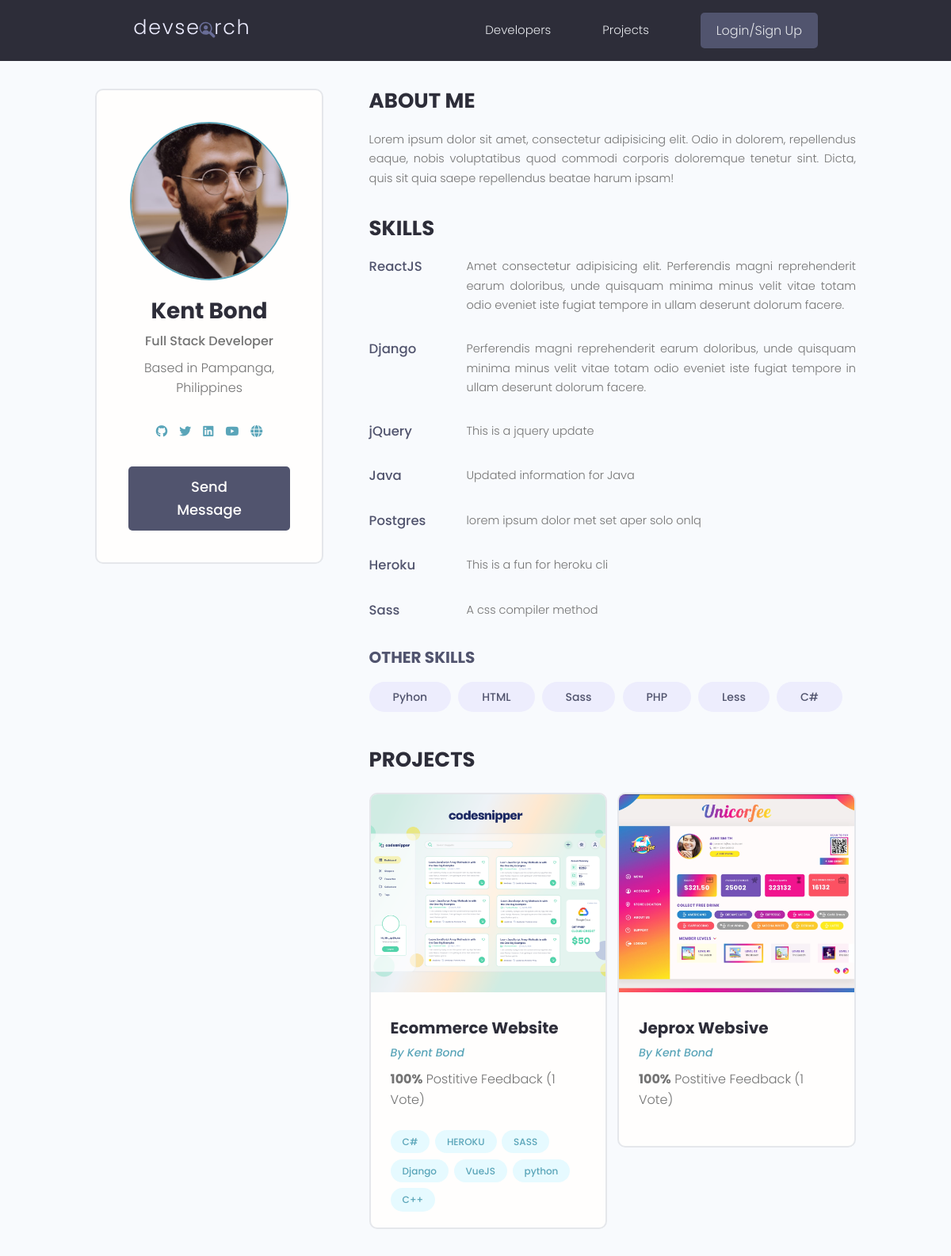
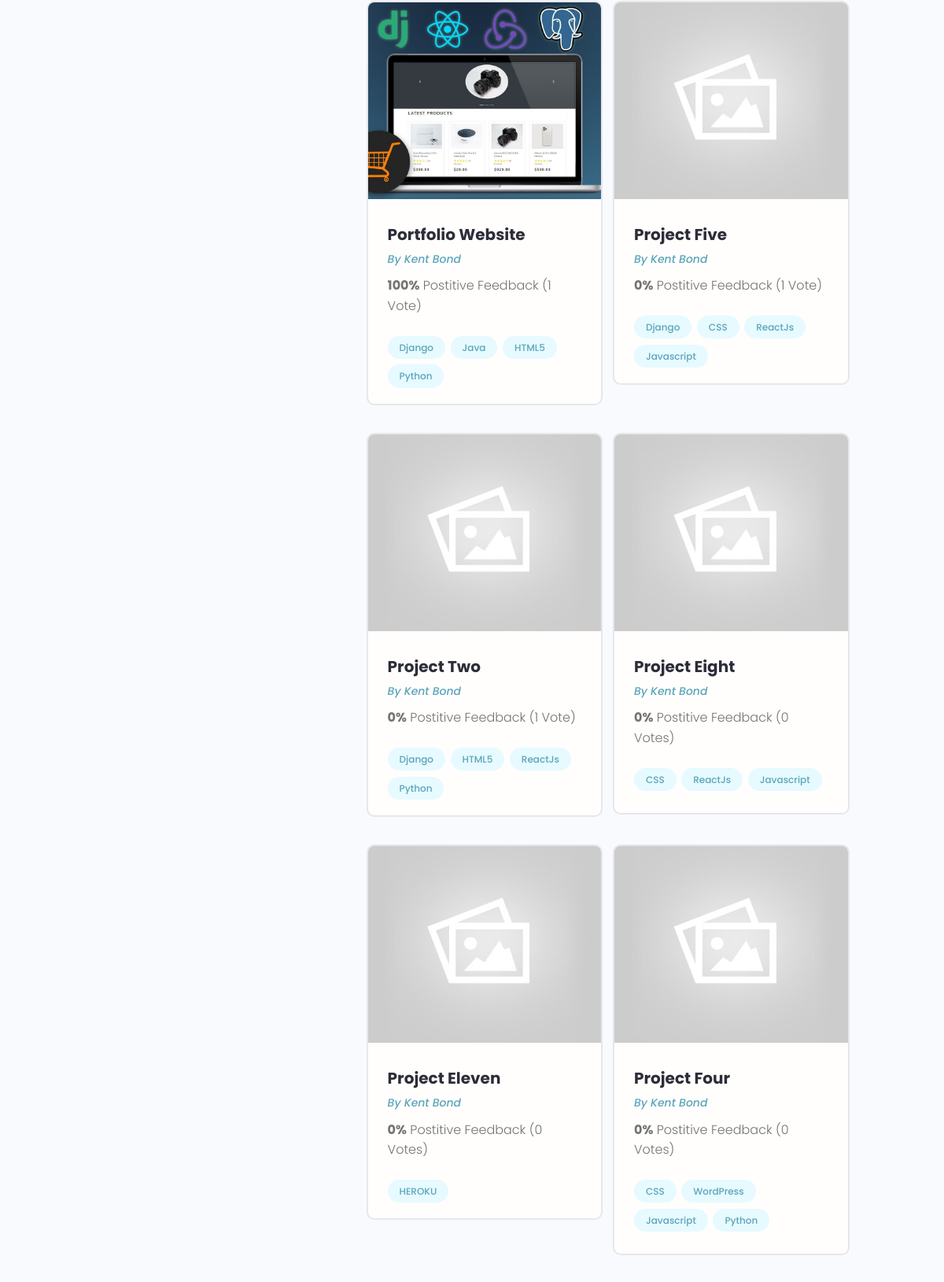
/profile/82cf77cb-0a09-48b4-9844-0f47ef6420b0/ (upper part), run on the app's committed database (2 pictures, top to bottom).
### users/models.py (models this page shows, shortened)
class Profile(models.Model):
    id = models.UUIDField(default=uuid.uuid4, unique=True,
                          primary_key=True, editable=False)
    user = models.OneToOneField(
        User, on_delete=models.CASCADE, null=True, blank=True)
    name = models.CharField(max_length=200, blank=True, null=True)
    email = models.EmailField(max_length=500, blank=True, null=True)
    username = models.CharField(max_length=200, blank=True, null=True)
    short_intro = models.CharField(max_length=200, blank=True, null=True)
    bio = models.TextField(blank=True, null=True)
    location = models.CharField(max_length=200, blank=True, null=True)
    profile_image = models.ImageField(
        null=True, blank=True, upload_to="profiles/", default="profiles/user-default.png")
    social_github = models.CharField(max_length=200, blank=True, null=True)
    social_twitter = models.CharField(max_length=200, blank=True, null=True)
    social_linkedin = models.CharField(max_length=200, blank=True, null=True)
    social_youtube = models.CharField(max_length=200, blank=True, null=True)
    social_website = models.CharField(max_length=200, blank=True, null=True)
    created = models.DateTimeField(auto_now_add=True)
    class Meta:
        ordering = ['-created']
    @property
    def imageURL(self):
        try:
            url = self.profile_image.url
        except:
            url = ''
        return url

class Skill(models.Model):
    id = models.UUIDField(default=uuid.uuid4, unique=True,
                          primary_key=True, editable=False)
    owner = models.ForeignKey(
        Profile, on_delete=models.CASCADE, null=True, blank=True)
    name = models.CharField(max_length=200, blank=True, null=True)
    description = models.TextField(blank=True, null=True)
    created = models.DateTimeField(auto_now_add=True)
    def __str__(self):
        return str(self.name)

### projects/models.py (models this page shows, shortened)
class Project(models.Model):
    id = models.UUIDField(default=uuid.uuid4, unique=True,
                          primary_key=True, editable=False)
    owner = models.ForeignKey(
        Profile, null=True, blank=True, on_delete=models.CASCADE)
    title = models.CharField(max_length=200)
    description = models.TextField(null=True, blank=True)
    featured_image = models.ImageField(
        null=True, blank=True, default="default.jpg")
    demo_link = models.CharField(max_length=2000, null=True, blank=True)
    source_link = models.CharField(max_length=2000, null=True, blank=True)
    tags = models.ManyToManyField('Tag', blank=True)
    vote_total = models.IntegerField(default=0, null=True, blank=True)
    vote_ratio = models.IntegerField(default=0, null=True, blank=True)
    created = models.DateTimeField(auto_now_add=True)
    class Meta:
        ordering = ['-vote_ratio', '-vote_total', 'title']
    @property
    def imageURL(self):
        try:
            url = self.featured_image.url
        except:
            url = ''
        return url

class Tag(models.Model):
    id = models.UUIDField(default=uuid.uuid4, unique=True,
                          primary_key=True, editable=False)
    name = models.CharField(max_length=200)
    created = models.DateTimeField(auto_now_add=True)
    def __str__(self):
        return self.name

### users/views.py (the view)
# urls.py: path('profile/<str:pk>/', views.userProfile, name="user-profile"),
def userProfile(request, pk):
    profile = Profile.objects.get(id=pk)
    topSkills = profile.skill_set.exclude(description__exact="")
    otherSkills = profile.skill_set.filter(description="")
    context = {'profile': profile, 'topSkills': topSkills,
               'otherSkills': otherSkills}
    return render(request, 'users/user-profile.html', context)

### users/templates/users/user-profile.html
{% extends 'main.html' %}
{% block content %}
<main class="profile my-md">
    <div class="container">
        <div class="layout">
            <div class="column column--1of3">
                <div class="card text-center">
                    <div class="card__body dev">
                        <img class="avatar avatar--xl" src="{{profile.imageURL}}" />
                        <h2 class="dev__name">{{profile.name}}</h2>
                        <p class="dev__title">{{profile.short_intro}}</p>
                        <p class="dev__location">Based in {{profile.location}}</p>
                        <ul class="dev__social">
                            {% if profile.social_github %}
                            <li>
                                <a title="Github" href="{{profile.social_github}}" target="_blank">
                                    <i class="fa-brands fa-github"></i>
                                </a>
                            </li>
                            {% endif %}
                            {% if profile.social_twitter %}
                            <li>
                                <a title="Twitter" href="{{profile.social_twitter}}" target="_blank">
                                    <i class="fa-brands fa-twitter"></i>
                                </a>
                            </li>
                            {% endif %}
                            {% if profile.social_linkedin %}
                            <li>
                                <a title="LinkedIn" href="{{profle.social_linked}}" target="_blank">
                                    <i class="fa-brands fa-linkedin"></i>
                                </a>
                            </li>
                            {% endif %}
                            {% if profile.social_youtube %}
                            <li>
                                <a title="LinkedIn" href="{{profle.social_youtube}}" target="_blank">
                                    <i class="fa-brands fa-youtube"></i>
                                </a>
                            </li>
                            {% endif %}
                            {% if profile.social_website %}
                            <li>
                                <a title="Personal Website" href="{{profile.social_website}}" target="_blank">
                                    <i class="fa-solid fa-globe"></i>
                                </a>
                            </li>
                            {% endif %}
                        </ul>
                        {% if request.user.profile.id != profile.id %}
                        <a href="{% url 'create-message' profile.id %}" class="btn btn--sub btn--lg">Send Message </a>
                        {% endif %}
                    </div>
                </div>
            </div>
            <div class="column column--2of3">
                <div class="devInfo">
                    <h3 class="devInfo__title">About Me</h3>
                    <p class="devInfo__about">
                        {{profile.bio}}
                    </p>
                </div>
                <div class="devInfo">
                    <h3 class="devInfo__title">Skills</h3>
                    <div class="devInfo__skills">
                        {% for skill in topSkills %}
                        <div class="devSkill">
                            <h4 class="devSkill__title">{{skill.name}}</h4>
                            <p class="devSkill__info">
                                {{skill.description}}
                            </p>
                        </div>
                        {% endfor %}
                        <h3 class="devInfo__subtitle">Other Skills</h3>
                        <div class="devInfo__otherSkills">
                            {% for other_skill in otherSkills %}
                            <span class="tag tag--pill tag--sub tag--lg">
                                <small>{{other_skill}}</small>
                            </span>
                            {% endfor %}
                        </div>
                    </div>
                </div>
                <div class="devInfo">
                    <h3 class="devInfo__title">Projects</h3>
                    <div class="grid grid--two">
                        {% for project in profile.project_set.all %}
                        <div class="column">
                            <div class="card project">
                                <a href="{% url 'project' project.id %}" class="project">
                                    <img class="project__thumbnail" src="{{project.imageURL}}"
                                        alt="project thumbnail" />
                                    <div class="card__body">
                                        <h3 class="project__title">{{project.title}}</h3>
                                        <p><a class="project__author" href="{% url 'user-profile' project.owner.id%}">By
                                                {{project.owner.name}}</a></p>
                                        <p class="project--rating">
                                            <span style="font-weight: bold;">{{project.vote_ratio}}%</span> Postitive
                                            Feedback ({{project.vote_total}} Vote{{project.vote_total|pluralize:"s"}})
                                        </p>
                                        <div class="project__tags">
                                            {% for tag in project.tags.all %}
                                            <span class="tag tag--pill tag--main">
                                                <small>{{tag}}</small>
                                            </span>
                                            {% endfor %}
                                        </div>
                                    </div>
                                </a>
                            </div>
                        </div>
                        {% endfor %}
                    </div>
                </div>
            </div>
        </div>
    </div>
</main>
{% endblock %}

### static/styles/app.css (style rules this page uses)
:root { --color-sub: #2d2d39; }
.btn--sub { background-color: var(--color-sub-light); }
.card { border: 2px solid var(--color-light); }
img { width: 100%; }
.profile .card > .dev { padding: 4rem; }
.dev__name { color: var(--color-sub); font-size: 2.8rem; font-weight: 700; margin-top: 1rem; margin-bottom: 0.5rem; }
.dev__title { font-size: 1.6rem; font-weight: 500; line-height: 1.3; }
.dev__location { margin-top: 1rem; }
.dev__social { margin: 3rem 0; list-style: none; display: flex; justify-content: center; gap: 1.5rem; }
.devInfo { margin-bottom: 3rem; }
.devInfo__title, .devInfo__subtitle { font-size: 2.6rem; color: var(--color-sub); text-transform: uppercase; font-weight: 700; margin-bottom: 1.5rem; }
.devInfo__subtitle { font-size: 2rem; color: var(--color-sub-light); }
.devInfo__about, .devSkill__info { font-size: 1.45rem; line-height: 1.7; text-align: justify; }
.devSkill { margin-bottom: 3rem; }
.devSkill__title { font-size: 1.65rem; font-weight: 500; color: var(--color-sub-light); }
@media screen and (min-width: 700px) { .devSkill { display: flex; justify-content: space-between; gap: 3rem; } }
@media screen and (min-width: 700px) { .devSkill__info { flex-basis: 80%; } }
.project__author { font-size: 1.4rem; font-style: italic; }
.project--rating { margin-bottom: 1.6em; margin-top: .5em; }
.project__thumbnail { height: 25rem; object-fit: cover; object-position: top center; }
.project__title { font-size: 2rem; font-weight: 700; color: var(--color-sub); }

### static/styles/utilities.css (style rules this page uses)
:root { --space-1: .5rem; --space-2: 1rem; --space-3: 2rem; --space-4: 4rem; }

### static/uikit/styles/modules/_variables.css (style rules this page uses)
:root { --color-main: #5aa5b9; --color-main-light: #e6faff; --color-sub: #3f4156; --color-sub-light: #51546e; --color-sub-lighter: #ededfd; --color-text: #737373; --color-gray: #8b8b8b; --color-light: #e5e7eb; --color-light-gray: #767676; --color-bg: #f8fafd; --color-white: #fffefd; --color-white-light: #f3f3f3; --color-success: #359e64; --color-success-bg: #def8e8; --color-error: #fc4b0b; --color-error-bg: #fff2ee; --font-base: 'Poppins', arial, helvetica, 'Segoe UI', roboto, ubuntu, sans-serif; --font-monospace: 'Fira Code', 'Courier New', courier, monospace; --font-regular: 300; --font-medium: 500; --font-bold: 700; --generic-shadow: 1px 1px 5px #00000010; --generic-transition: all 0.3s ease-in-out; }

### static/uikit/styles/modules/_base.css (style rules this page uses)
* { margin: 0; padding: 0; box-sizing: border-box; text-rendering: optimizeLegibility; color: inherit; font-size: inherit; }
html { font-size: 50%; }
@media only screen and (min-width: 480px) { html { font-size: 56.25%; } }
@media only screen and (min-width: 1200px) { html { font-size: 62.5%; } }
body { line-height: 1.6; font-weight: 400; font-size: 1.5rem; color: var(--color-text); background-color: var(--color-bg); min-height: 100vh; }

### static/uikit/styles/modules/_typography.css (style rules this page uses)
* { font-family: var(--font-base); }
h2 { font-size: 3.6rem; font-weight: var(--font-bold); }
h3 { font-size: 3.2rem; font-weight: var(--font-medium); }
h4 { font-size: 2.8rem; font-weight: var(--font-medium); }
p, span, strong { font-size: 1.6rem; color: var(--color-text); font-weight: var(--font-regular); }
a { padding-bottom: 2px; text-decoration: none; display: inline-block; color: var(--color-main); font-weight: var(--font-medium); }

### static/uikit/styles/modules/_utilities.css (style rules this page uses)
.container { width: 92%; max-width: 165rem; margin: 0 auto; box-sizing: border-box; }
@media screen and (min-width: 1000px) { .container { width: 90%; } }
@media screen and (min-width: 1200px) { .container { width: 80%; } }
.text-center { text-align: center; }
.my-md { margin: 3rem auto; }

### static/uikit/styles/modules/_avatar.css (style rules this page uses)
.avatar { border-radius: 50%; border: 2px solid var(--color-main); object-fit: cover; }
.avatar--xl { height: 20rem; width: 20rem; }

### static/uikit/styles/modules/_button.css (style rules this page uses)
.btn { display: inline-block; position: relative; cursor: pointer; background-color: var(--color-light); font-weight: var(--font-medium); color: var(--color-sub); text-decoration: none; padding: 1rem 2rem; border-radius: 0.5rem; border: none; width: -webkit-fit-content; width: -moz-fit-content; width: fit-content; height: -webkit-fit-content; height: -moz-fit-content; height: fit-content; font-size: 1.6rem; outline-width: 0; outline-color: transparent; -webkit-backface-visibility: hidden; backface-visibility: hidden; transition: all 0.3s ease-in-out; }
.btn--sub { background-color: var(--color-sub); color: var(--color-white); }
.btn--lg { font-size: 1.8rem; padding: 1.2rem 4.5rem; }

### static/uikit/styles/modules/_layout.css (style rules this page uses)
.layout { display: flex; flex-flow: row wrap; justify-content: space-between; }
.layout > .column { margin-bottom: 3rem; }
.layout > .column.column--1of3 { flex-basis: 30%; }
.layout > .column.column--2of3 { flex-basis: 64%; }

### data on the page
Profile: imageURL (picture), name "Kent Bond", short_intro "Full Stack Developer", location "Pampanga, Philippines", bio "Lorem ipsum dolor sit amet, consectetur adipisicing elit. Odio in dolorem, repellendus eaque, nobis voluptatibus quod commodi corporis doloremque tenetur sint. Dicta, quis sit quia saepe repellendus beatae harum ipsam!"
Skill: name "ReactJS", description "Amet consectetur adipisicing elit. Perferendis magni reprehenderit earum doloribus, unde quisquam minima minus velit vitae totam odio eveniet iste fugiat tempore in ullam deserunt dolorum facere."
Skill: name "Django", description "Perferendis magni reprehenderit earum doloribus, unde quisquam minima minus velit vitae totam odio eveniet iste fugiat tempore in ullam deserunt dolorum facere."
Skill: name "jQuery", description "This is a jquery update"
Skill: name "Java", description "Updated information for Java"
Skill: name "Postgres", description "lorem ipsum dolor met set aper solo onlq"
Skill: name "Heroku", description "This is a fun for heroku cli"
Skill: name "Sass", description "A css compiler method"
Skill: name "Pyhon"
Skill: name "HTML"
Skill: name "Sass"
Skill: name "PHP"
Skill: name "Less"
Skill: name "C#"
Project: imageURL (picture), title "Ecommerce Website", owner.name "Kent Bond", vote_ratio "100", vote_total "1"
Tag: name "C#"
Tag: name "HEROKU"
Tag: name "SASS"
Tag: name "Django"
Tag: name "VueJS"
Tag: name "python"
Tag: name "C++"
Project: imageURL (picture), title "Jeprox Websive", owner.name "Kent Bond", vote_ratio "100", vote_total "1"
Project: imageURL (picture), title "Portfolio Website", owner.name "Kent Bond", vote_ratio "100", vote_total "1"
Tag: name "Java"
Tag: name "HTML5"
Tag: name "Python"
Project: imageURL (placeholder picture), title "Project Five", owner.name "Kent Bond", vote_ratio "0", vote_total "1"
Tag: name "CSS"
Tag: name "ReactJs"
Tag: name "Javascript"
Project: imageURL (placeholder picture), title "Project Two", owner.name "Kent Bond", vote_ratio "0", vote_total "1"
Project: imageURL (placeholder picture), title "Project Eight", owner.name "Kent Bond", vote_ratio "0", vote_total "0"
Project: imageURL (placeholder picture), title "Project Eleven", owner.name "Kent Bond", vote_ratio "0", vote_total "0"
Project: imageURL (placeholder picture), title "Project Four", owner.name "Kent Bond", vote_ratio "0", vote_total "0"
Tag: name "WordPress"
